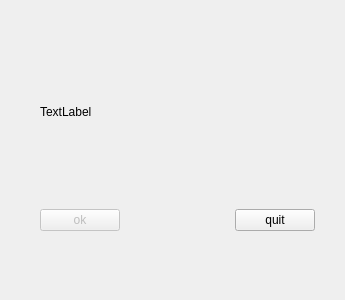
<?xml version="1.0" encoding="UTF-8"?>
<ui version="4.0">
 <class>newwiner</class>
 <widget class="QDialog" name="newwiner">
  <property name="geometry">
   <rect>
    <x>0</x>
    <y>0</y>
    <width>345</width>
    <height>300</height>
   </rect>
  </property>
  <property name="windowTitle">
   <string>Dialog</string>
  </property>
  <widget class="QWidget" name="layoutWidget">
   <property name="geometry">
    <rect>
     <x>40</x>
     <y>20</y>
     <width>275</width>
     <height>211</height>
    </rect>
   </property>
   <layout class="QVBoxLayout" name="verticalLayout">
    <item>
     <widget class="QLabel" name="winlable">
      <property name="minimumSize">
       <size>
        <width>71</width>
        <height>0</height>
       </size>
      </property>
      <property name="text">
       <string>TextLabel</string>
      </property>
     </widget>
    </item>
    <item>
     <layout class="QHBoxLayout" name="horizontalLayout_2">
      <item>
       <widget class="QPushButton" name="ok">
        <property name="enabled">
         <bool>false</bool>
        </property>
        <property name="text">
         <string>ok</string>
        </property>
       </widget>
      </item>
      <item>
       <spacer name="horizontalSpacer">
        <property name="orientation">
         <enum>Qt::Horizontal</enum>
        </property>
        <property name="sizeHint" stdset="0">
         <size>
          <width>40</width>
          <height>20</height>
         </size>
        </property>
       </spacer>
      </item>
      <item>
       <widget class="QPushButton" name="quit">
        <property name="text">
         <string>quit</string>
        </property>
       </widget>
      </item>
     </layout>
    </item>
   </layout>
  </widget>
 </widget>
 <resources/>
 <connections/>
</ui>
